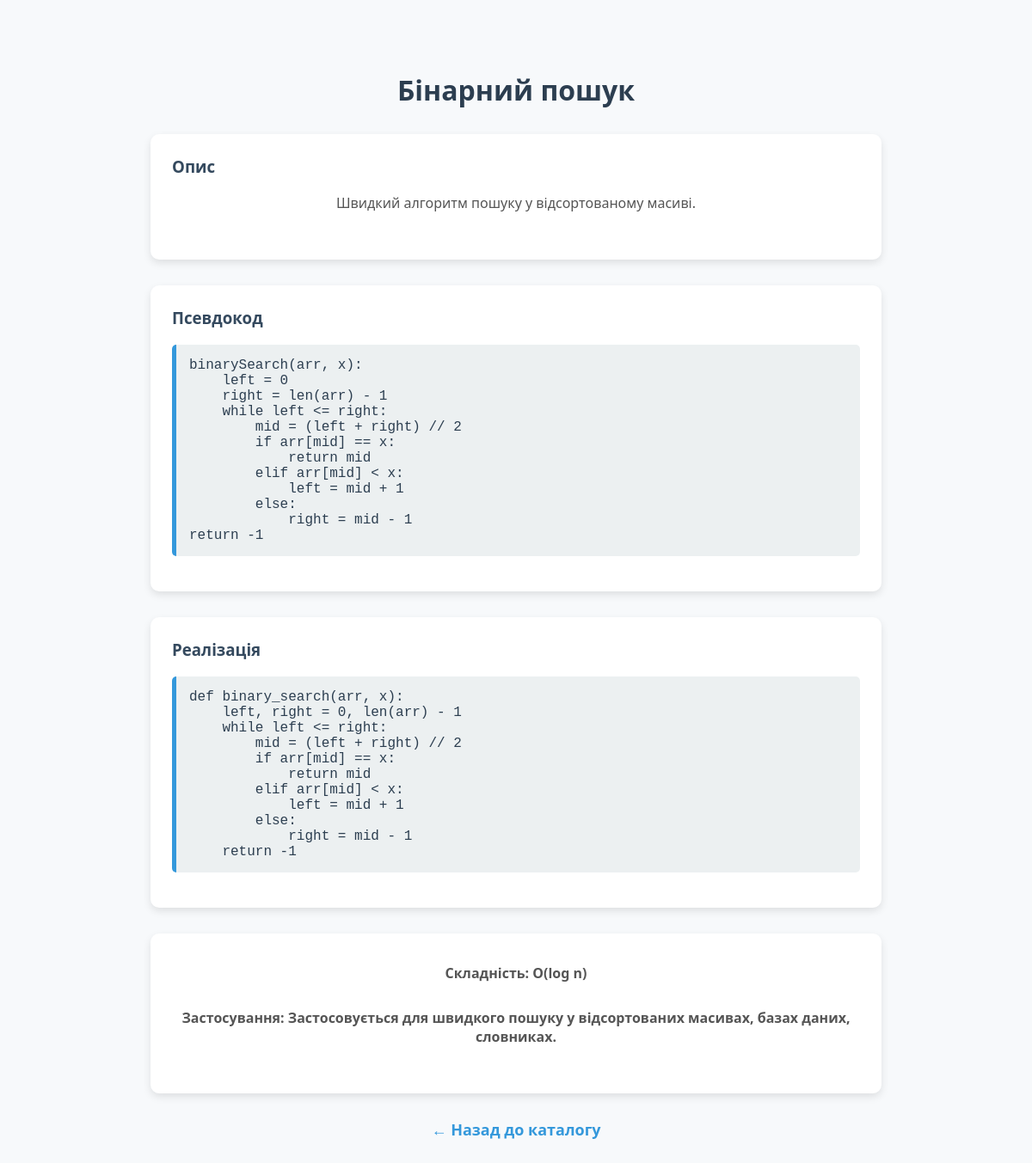
Screenshot of /algorithm/2 with the database file from the repository.
### models.py (models this page shows)
class Algorithm(db.Model):
    id = db.Column(db.Integer, primary_key=True)
    name = db.Column(db.String(100), nullable=False)
    category = db.Column(db.String(50), nullable=False)
    description = db.Column(db.Text, nullable=False)
    pseudocode = db.Column(db.Text)
    implementation = db.Column(db.Text)
    complexity = db.Column(db.String(100))
    usage = db.Column(db.Text)

### app.py (the view)
@app.route('/algorithm/<int:id>')
def algorithm(id):
    algo = Algorithm.query.get_or_404(id)
    return render_template('algorithm.html', algo=algo)

### templates/algorithm.html (shortened to what this page needs)
﻿<!DOCTYPE html>
<html lang="uk">
<head>
    <link rel="stylesheet" href="{{ url_for('static', filename='style.css') }}">
</head>
<body>
    <h1>{{ algo.name }}</h1>
    <div class="section">
        <h3>Опис</h3>
        <p>{{ algo.description }}</p>
    </div>
    <div class="section">
        <h3>Псевдокод</h3>
        <pre>{{ algo.pseudocode }}</pre>
    </div>
    <div class="section">
        <h3>Реалізація</h3>
        <pre>{{ algo.implementation }}</pre>
    </div>
    <div class="section">
        <p class="meta">Складність: {{ algo.complexity }}</p>
        <p class="meta">Застосування: {{ algo.usage }}</p>
    </div>
    <a class="back-link" href="{{ url_for('index') }}">← Назад до каталогу</a>
</body>
</html>

### static/style.css (style rules this page uses)
body { font-family: 'Segoe UI', sans-serif; background: linear-gradient(to right, #ece9e6, #ffffff); margin: 0; padding: 40px; }
h1 { text-align: center; font-size: 36px; margin-bottom: 10px; color: #2c3e50; }
p { text-align: center; color: #555; font-size: 16px; margin-bottom: 30px; }
a { text-decoration: none; color: #2c3e50; font-weight: bold; font-size: 18px; }
body { font-family: 'Segoe UI', sans-serif; background: #f7f9fb; margin: 0; padding: 40px; color: #2c3e50; }
h1 { font-size: 32px; text-align: center; margin-bottom: 20px; color: #2c3e50; }
.section { margin: 30px auto; max-width: 800px; background-color: #ffffff; padding: 25px; border-radius: 10px; box-shadow: 0 4px 10px rgba(0, 0, 0, 0.1); }
.section h3 { margin-top: 0; color: #34495e; }
pre { background-color: #ecf0f1; padding: 15px; border-left: 5px solid #3498db; overflow-x: auto; font-family: 'Courier New', monospace; white-space: pre-wrap; word-break: break-word; border-radius: 5px; }
.meta { font-weight: bold; margin-top: 10px; color: #555; }
.back-link { display: block; text-align: center; margin-top: 30px; text-decoration: none; color: #3498db; font-weight: bold; }

### rows the page displays
Algorithm: name "Бінарний пошук", description "Швидкий алгоритм пошуку у відсортованому масиві.", pseudocode "binarySearch(arr, x): left = 0 right = len(arr) - 1 while left <= right: mid = (left + right) // 2 if arr[mid] == x: return mid elif arr[mid] < x: left = mid + 1 else: right = mid - 1 return -1", implementation "def binary_search(arr, x): left, right = 0, len(arr) - 1 while left <= right: mid = (left + right) // 2 if arr[mid] == x: return mid elif arr[mid] < x: left = mid + 1 else: right = mid - 1 return -1", complexity "O(log n)", usage "Застосовується для швидкого пошуку у відсортованих масивах, базах даних, словниках."
